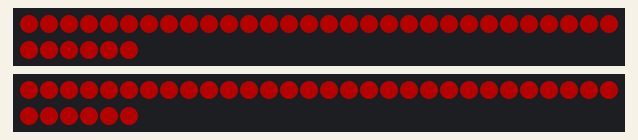
Bench run of a sketch on a simulated Arduino Uno, built with avr-gcc and run on an emulated ATmega328P. On the bench: 2 × 36 RGB LEDs in strip order, left to right, continuing on the next row. Dim RGB values are drawn brighter than linear; random numbers use the default seed unless the sketch sets one.

Above: at 45.93 s.
At 46.83 s:
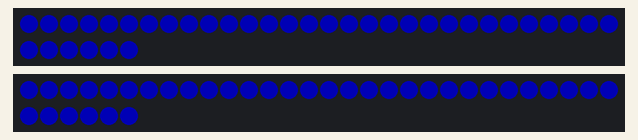
At 48.34 s:
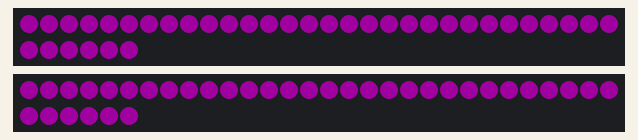
At 49.55 s:
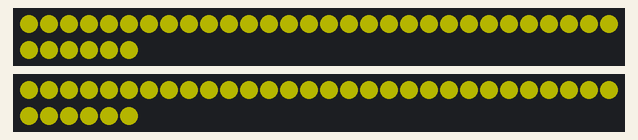
At 53.47 s:
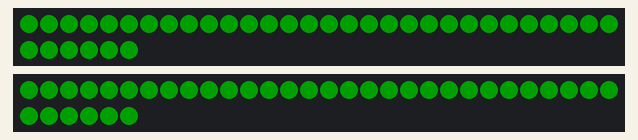

The sketch:

FastLED_version_5.ino
```cpp
#include <FastLED.h>
#define LED_PIN_1    6
#define LED_PIN_2    7
#define NUM_LEDS    36
#define LED_TYPE    WS2812B
#define COLOR_ORDER GRB
#define BRIGHTNESS  64

//one-color

#include "face.h"
#include "heart.h"
#include "star.h"
#include "tree.h"

//--two color
#include "eee.h"
#include "sees.h"
#include "camp.h"
#include "lightning.h"
#include "crossing.h"

CRGB leds[NUM_LEDS];

void setup() {
    delay(1000);
    LEDS.addLeds<LED_TYPE, LED_PIN_1, COLOR_ORDER>(leds, NUM_LEDS);
    LEDS.addLeds<LED_TYPE, LED_PIN_2, COLOR_ORDER>(leds, NUM_LEDS);
    FastLED.setBrightness(BRIGHTNESS);
    Serial.begin(9600);
}

void loop()
{
  /*
  for(int i =0;i<100;i++){
    display_onecolor(star,255,215,0,255,255,255);
  }
  for(int i =0;i<100;i++){
    display_onecolor(heart,255,105,180,50,50,255);
  }
  for(int i =0;i<100;i++){
    display_onecolor(face,255,165,79,0,0,0);
  }*/

  /*
  for(int i =0;i<100;i++){
    display_twocolor(eee1,eee2,eee_color);
    display_twocolor(sees1,sees2,sees_color);
    display_twocolor(camp1,camp2,camp_color);
  }
  for(int i =0;i<100;i++){
    display_twocolor(crossing1,crossing2,crossing_color);
  }

  for(int i =0;i<100;i++){
    display_onecolor(tree,tree_color);
  }
  */
  //fast_change_color();
  //all_random(20,50);
  hsv_change_color(50);
  fast_change_color(50);
  lattice_BG(50);
}
void hsv_change_color(int count){
  for(int k=0;k<count;k++){
     FastLED.clear();
     for(int j=0;j<256;j++){
       FastLED.clear();
       for(int i =0;i<NUM_LEDS;i++){
          leds[i].setHSV( j, 255, 255 );
       }
       FastLED.show();
       delay(0.5);
     }
  }
}
void lattice_BG(int count){
  for(int i=0 ;i<count;i++){
    FastLED.clear();
    fill_solid(leds,4,CRGB::Blue);
    fill_solid(leds+8,4,CRGB::Blue);
    fill_solid(leds+16,6,CRGB::Blue);
    fill_solid(leds+24,6,CRGB::Blue);
    fill_solid(leds+32,6,CRGB::Blue);
    FastLED.show();
    delay(20);
    FastLED.clear();
    fill_solid(leds+4,4,CRGB::Green);
    fill_solid(leds+12,4,CRGB::Green);
    fill_solid(leds+20,4,CRGB::Green);
    fill_solid(leds+28,4,CRGB::Green);
    FastLED.show();
    delay(20);
  }
}
void all_random(int millisec,int count){
  FastLED.clear();
  for(int j=0;j<count;j++){
    FastLED.clear();
    for(int i =0;i<NUM_LEDS;i++){
      leds[i].setRGB(random8(),random8(),random8());
    }
    FastLED.show();
    delay(millisec);
  }
}
void fast_change_color(int count){
  for(int i=0 ;i<count;i++){
    FastLED.clear();
    //fill_gradient_RGB(leds,(i)%42,CRGB::Red,(i+7)%42,CRGB::Blue);
    //fill_gradient_RGB(leds,(i+14)%42,CRGB::Blue,(i+21)%42,CRGB::Yellow);
    fill_solid(leds,NUM_LEDS,CRGB::Red);
    FastLED.show();
    delay(20);
    fill_solid(leds,NUM_LEDS,CRGB::Orange);
    FastLED.show();
    delay(20);
    fill_solid(leds,NUM_LEDS,CRGB::Yellow);
    FastLED.show();
    delay(20);
    fill_solid(leds,NUM_LEDS,CRGB::Green);
    FastLED.show();
    delay(20);
    fill_solid(leds,NUM_LEDS,CRGB::Blue);
    FastLED.show();
    delay(20);
    fill_solid(leds,NUM_LEDS,CRGB::SlateBlue);
    FastLED.show();
    delay(20);
    fill_solid(leds,NUM_LEDS,CRGB::Purple);
    FastLED.show();
    delay(20);
  }
}

void display_onecolor(uint8_t* image,uint8_t color[][3]){
  FastLED.clear();
  for(int j=0;j<36;j++){
  uint8_t e = pgm_read_byte(image+j);
  uint8_t d = pgm_read_byte(image+36+j);
  uint8_t c = pgm_read_byte(image+72+j);
  uint8_t b = pgm_read_byte(image+108+j);
  uint8_t a = pgm_read_byte(image+144+j);
  FastLED.clear();
  for(int i=3;i>=0;i--){
    if((a & B00000001) == 1){
      leds[i].setRGB(color[0][0],color[0][1],color[0][2]);
      //255 165 79
    }else{
      leds[i].setRGB(color[1][0],color[1][1],color[1][2]);
    }
   a >>= 1;
  }
  for(int i=11;i>=4;i--){
    if((b & B00000001) == 1){
      leds[i].setRGB(color[0][0],color[0][1],color[0][2]);
    }else{
      leds[i].setRGB(color[1][0],color[1][1],color[1][2]);
    }
   b >>= 1;
  }
  for(int i=19;i>=12;i--){
    if((c & B00000001) == 1){
      leds[i].setRGB(color[0][0],color[0][1],color[0][2]);
    }else{
      leds[i].setRGB(color[1][0],color[1][1],color[1][2]);
    }
   c >>= 1;
  }
  for(int i=27;i>=20;i--){
    if((d & B00000001) == 1){
       leds[i].setRGB(color[0][0],color[0][1],color[0][2]);
    }else{
      leds[i].setRGB(color[1][0],color[1][1],color[1][2]);
    }
   d >>= 1;
  }
  for(int i=35;i>=28;i--){
    if((e & B00000001) == 1){
      leds[i].setRGB(color[0][0],color[0][1],color[0][2]);
    }else{
       leds[i].setRGB(color[1][0],color[1][1],color[1][2]);
    }
   e >>= 1;
  }
  FastLED.show();
  delay(0.01);
  }
}
//-------
void display_twocolor(uint8_t* image1,uint8_t* image2,uint8_t color[][3]){
  uint8_t* ptr;
  FastLED.clear();
  for(int j=0;j<36;j++){
    FastLED.clear();
    for(int i=0;i<36;i++){
      leds[i].setRGB(color[2][0],color[2][1],color[2][2]);
    }
    ptr = image1;
    for(int k=0;k<2;k++){
      uint8_t e = pgm_read_byte(ptr+j);
      uint8_t d = pgm_read_byte(ptr+36+j);
      uint8_t c = pgm_read_byte(ptr+72+j);
      uint8_t b = pgm_read_byte(ptr+108+j);
      uint8_t a = pgm_read_byte(ptr+144+j);

      for(int i=3;i>=0;i--){
        if((a & B00000001) == 1){
          leds[i].setRGB(color[k][0],color[k][1],color[k][2]);
        }
       a >>= 1;
      }
      for(int i=11;i>=4;i--){
        if((b & B00000001) == 1){
          leds[i].setRGB(color[k][0],color[k][1],color[k][2]);
        }
       b >>= 1;
      }
      for(int i=19;i>=12;i--){
        if((c & B00000001) == 1){
          leds[i].setRGB(color[k][0],color[k][1],color[k][2]);
        }
       c >>= 1;
      }
      for(int i=27;i>=20;i--){
        if((d & B00000001) == 1){
          leds[i].setRGB(color[k][0],color[k][1],color[k][2]);
        }
       d >>= 1;
      }
      for(int i=35;i>=28;i--){
        if((e & B00000001) == 1){
          leds[i].setRGB(color[k][0],color[k][1],color[k][2]);
        }
       e >>= 1;
      }
      ptr = image2;
    }
    FastLED.show();
    delay(0.01);
  }
}
```

Source omitted: camp.h (data table, 2309 bytes), crossing.h (data table, 2319 bytes), eee.h (data table, 2307 bytes), face.h (data table, 1117 bytes), heart.h (data table, 1118 bytes), lightning.h (data table, 2322 bytes), sees.h (data table, 2312 bytes), star.h (data table, 1117 bytes), tree.h (data table, 1172 bytes)
